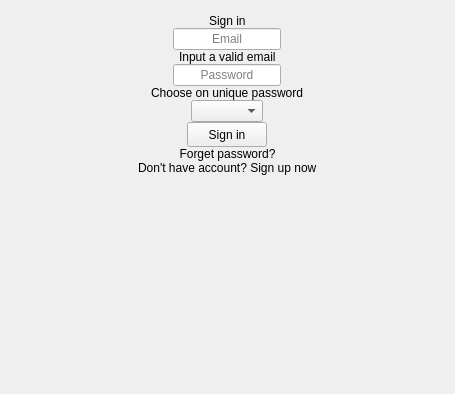
<?xml version="1.0" encoding="UTF-8"?>
<ui version="4.0">
 <class>SignInScreen</class>
 <widget class="QWidget" name="SignInScreen">
  <property name="geometry">
   <rect>
    <x>0</x>
    <y>0</y>
    <width>455</width>
    <height>394</height>
   </rect>
  </property>
  <property name="windowTitle">
   <string>Form</string>
  </property>
  <layout class="QVBoxLayout" name="verticalLayout">
   <property name="spacing">
    <number>0</number>
   </property>
   <property name="leftMargin">
    <number>0</number>
   </property>
   <property name="topMargin">
    <number>0</number>
   </property>
   <property name="rightMargin">
    <number>0</number>
   </property>
   <property name="bottomMargin">
    <number>0</number>
   </property>
   <item alignment="Qt::AlignHCenter">
    <widget class="QLabel" name="lblLogo">
     <property name="sizePolicy">
      <sizepolicy hsizetype="Fixed" vsizetype="Fixed">
       <horstretch>0</horstretch>
       <verstretch>0</verstretch>
      </sizepolicy>
     </property>
    </widget>
   </item>
   <item alignment="Qt::AlignHCenter">
    <widget class="QLabel" name="lbCaption">
     <property name="text">
      <string>Sign in</string>
     </property>
    </widget>
   </item>
   <item>
    <widget class="QWidget" name="wgtEmailTop" native="true"/>
   </item>
   <item alignment="Qt::AlignHCenter">
    <widget class="QLineEdit" name="edtEmail">
     <property name="alignment">
      <set>Qt::AlignCenter</set>
     </property>
     <property name="placeholderText">
      <string>Email</string>
     </property>
    </widget>
   </item>
   <item>
    <widget class="QWidget" name="wgtEmailBottom" native="true"/>
   </item>
   <item alignment="Qt::AlignHCenter">
    <widget class="QLabel" name="lblEmailError">
     <property name="sizePolicy">
      <sizepolicy hsizetype="Preferred" vsizetype="Preferred">
       <horstretch>0</horstretch>
       <verstretch>0</verstretch>
      </sizepolicy>
     </property>
     <property name="text">
      <string>Input a valid email</string>
     </property>
    </widget>
   </item>
   <item>
    <widget class="QWidget" name="wgtPasswordTop" native="true"/>
   </item>
   <item alignment="Qt::AlignHCenter">
    <widget class="QLineEdit" name="edtPassword">
     <property name="echoMode">
      <enum>QLineEdit::Password</enum>
     </property>
     <property name="alignment">
      <set>Qt::AlignCenter</set>
     </property>
     <property name="readOnly">
      <bool>false</bool>
     </property>
     <property name="placeholderText">
      <string>Password</string>
     </property>
    </widget>
   </item>
   <item>
    <widget class="QWidget" name="wgtPasswordBottom" native="true"/>
   </item>
   <item alignment="Qt::AlignHCenter">
    <widget class="QLabel" name="lblPasswordError">
     <property name="sizePolicy">
      <sizepolicy hsizetype="Preferred" vsizetype="Fixed">
       <horstretch>0</horstretch>
       <verstretch>0</verstretch>
      </sizepolicy>
     </property>
     <property name="text">
      <string>Choose on unique password</string>
     </property>
    </widget>
   </item>
   <item alignment="Qt::AlignHCenter">
    <widget class="ComboBox" name="cbbServer">
     <property name="sizePolicy">
      <sizepolicy hsizetype="Fixed" vsizetype="Fixed">
       <horstretch>0</horstretch>
       <verstretch>0</verstretch>
      </sizepolicy>
     </property>
    </widget>
   </item>
   <item>
    <widget class="QWidget" name="wgtButtonTop" native="true"/>
   </item>
   <item alignment="Qt::AlignHCenter">
    <widget class="QPushButton" name="btnSignIn">
     <property name="sizePolicy">
      <sizepolicy hsizetype="Fixed" vsizetype="Fixed">
       <horstretch>0</horstretch>
       <verstretch>0</verstretch>
      </sizepolicy>
     </property>
     <property name="minimumSize">
      <size>
       <width>80</width>
       <height>25</height>
      </size>
     </property>
     <property name="text">
      <string>Sign in</string>
     </property>
    </widget>
   </item>
   <item>
    <widget class="QLabel" name="lblForgetPass">
     <property name="text">
      <string>Forget password?</string>
     </property>
     <property name="alignment">
      <set>Qt::AlignCenter</set>
     </property>
    </widget>
   </item>
   <item alignment="Qt::AlignHCenter">
    <widget class="QWidget" name="wgtFrameBottom" native="true">
     <property name="sizePolicy">
      <sizepolicy hsizetype="Preferred" vsizetype="Fixed">
       <horstretch>0</horstretch>
       <verstretch>0</verstretch>
      </sizepolicy>
     </property>
     <layout class="QHBoxLayout" name="horizontalLayout">
      <property name="spacing">
       <number>0</number>
      </property>
      <property name="leftMargin">
       <number>0</number>
      </property>
      <property name="topMargin">
       <number>0</number>
      </property>
      <property name="rightMargin">
       <number>0</number>
      </property>
      <property name="bottomMargin">
       <number>0</number>
      </property>
      <item>
       <widget class="QLabel" name="label">
        <property name="text">
         <string>Don't have account?</string>
        </property>
       </widget>
      </item>
      <item>
       <widget class="ClickableLabel" name="lblSignUp">
        <property name="text">
         <string> Sign up now</string>
        </property>
       </widget>
      </item>
     </layout>
    </widget>
   </item>
   <item>
    <spacer name="verticalSpacer">
     <property name="orientation">
      <enum>Qt::Vertical</enum>
     </property>
     <property name="sizeHint" stdset="0">
      <size>
       <width>20</width>
       <height>40</height>
      </size>
     </property>
    </spacer>
   </item>
  </layout>
 </widget>
 <customwidgets>
  <customwidget>
   <class>ClickableLabel</class>
   <extends>QLabel</extends>
   <header>ClickableLabel.h</header>
  </customwidget>
  <customwidget>
   <class>ComboBox</class>
   <extends>QComboBox</extends>
   <header location="global">ComboBox.h</header>
  </customwidget>
 </customwidgets>
 <resources/>
 <connections/>
</ui>
